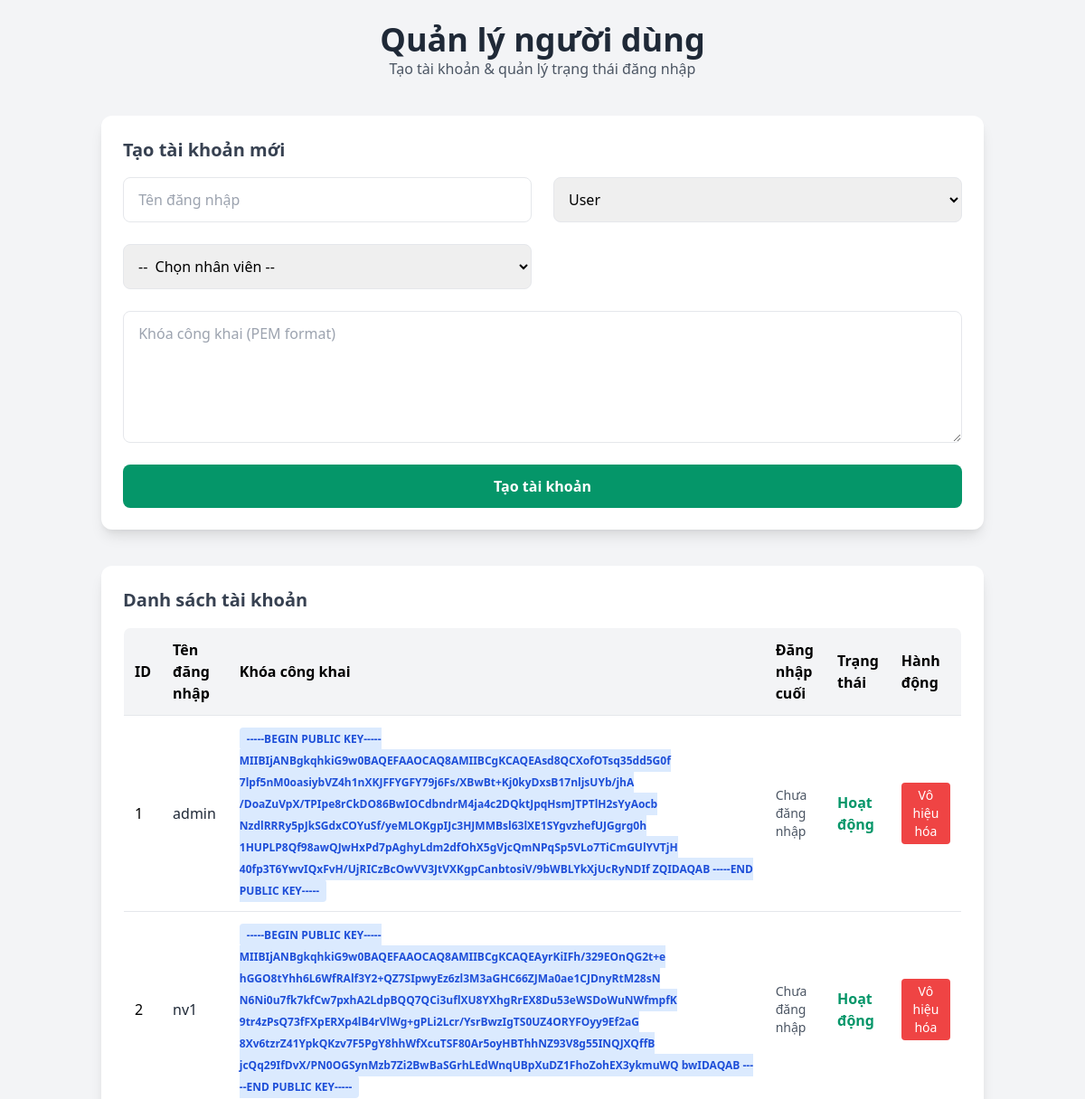
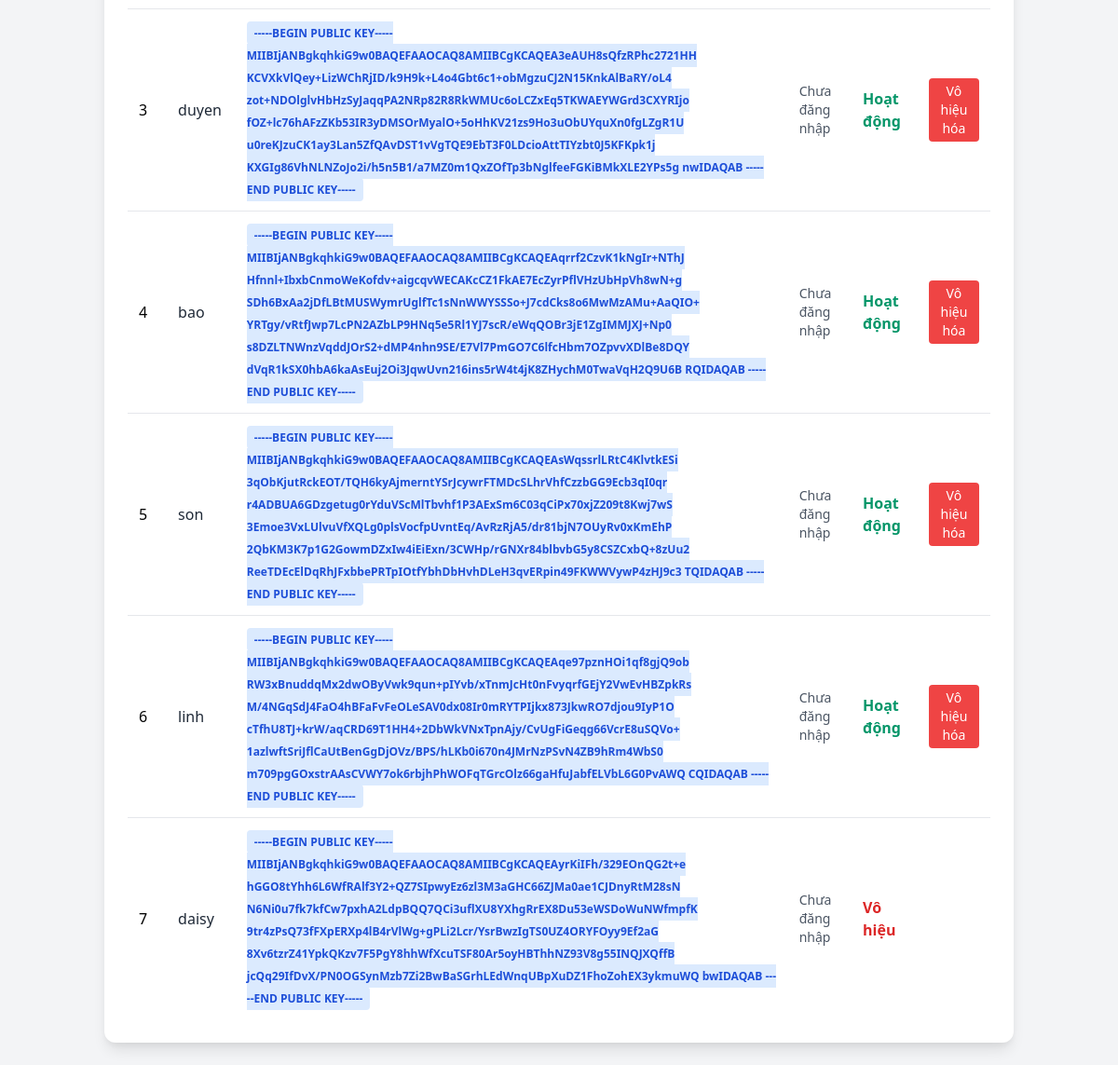
The page /user_management (signed in) on the database as committed earlier (2 pictures, top to bottom).
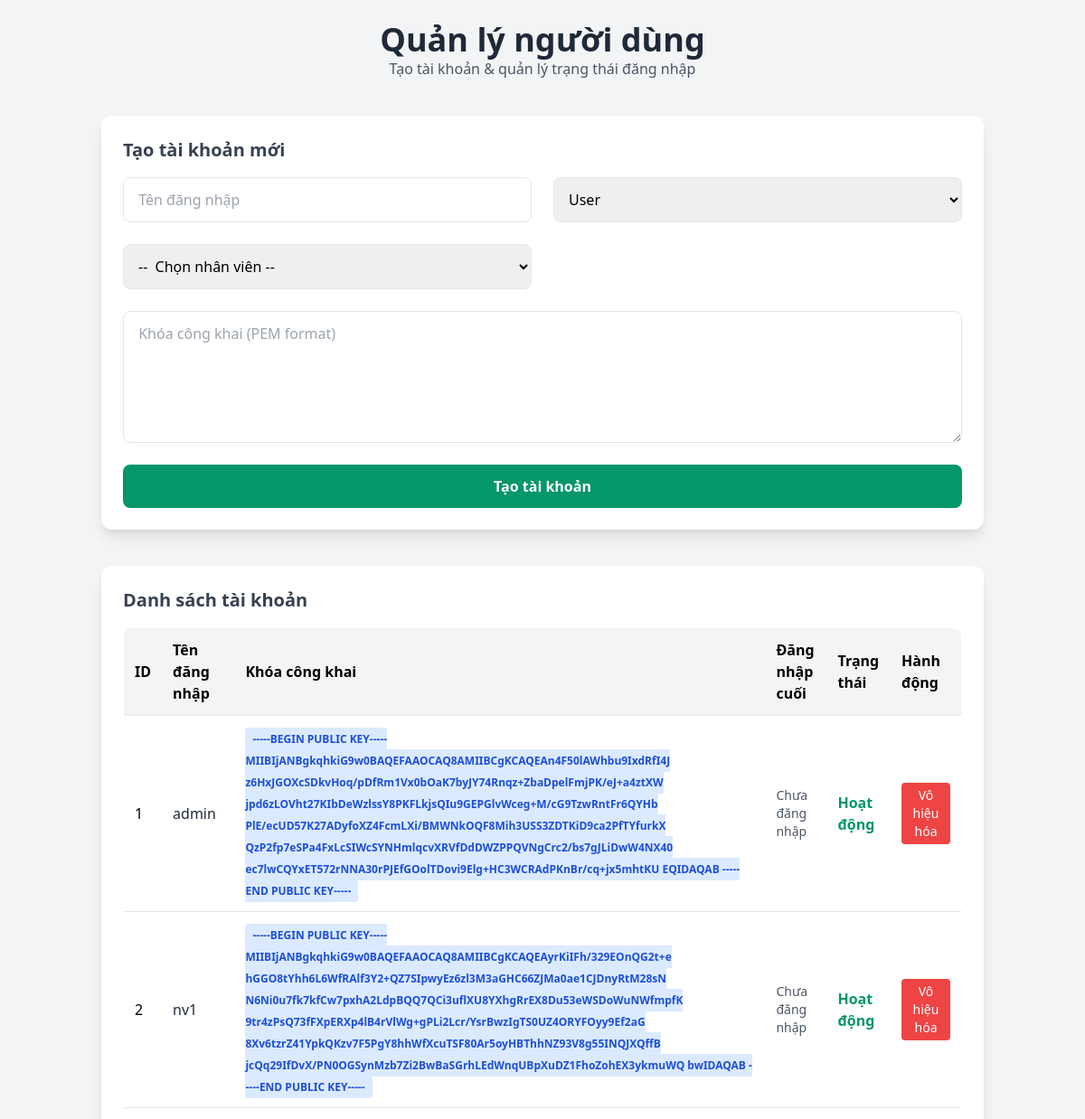
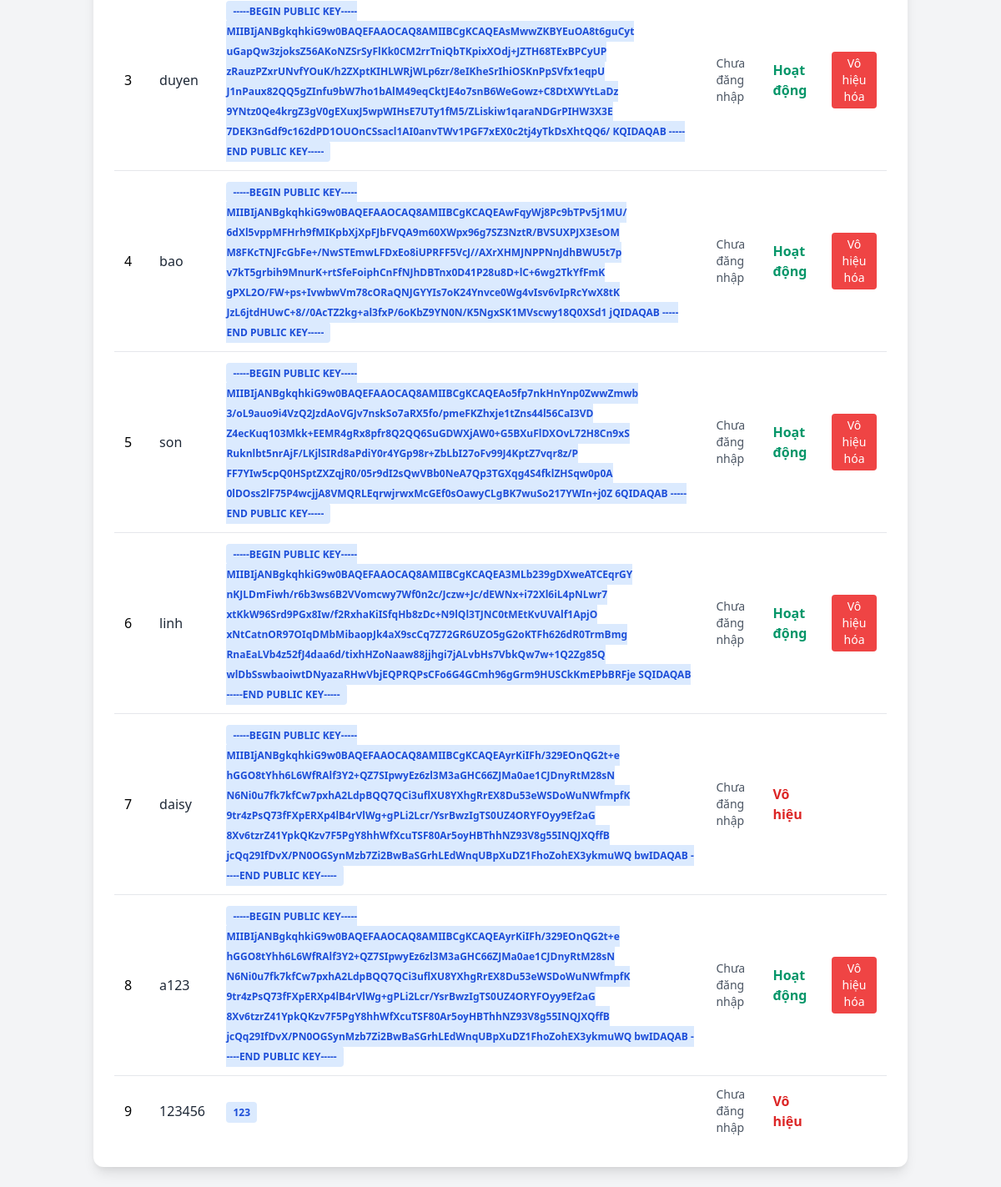
The same page on the database as committed later (2 pictures, top to bottom).
### tables this page shows
CREATE TABLE users (
            id INTEGER PRIMARY KEY,
            username TEXT UNIQUE,
            public_key TEXT,
            role TEXT DEFAULT 'user',
            last_login TIMESTAMP,
            is_active BOOLEAN DEFAULT 1,
            employee_id INTEGER,
            FOREIGN KEY (employee_id) REFERENCES employees(id)
        );

### app.py (the view)
    def decorated_function(*args, **kwargs):
        if 'user_id' not in session or session.get('role') != 'admin':
            flash('Bạn không có quyền truy cập trang này', 'error')
            return redirect(url_for('index'))
        return f(*args, **kwargs)

### app.py (called while the page is built)
def admin_required(f):
    def decorated_function(*args, **kwargs):
        if 'user_id' not in session or session.get('role') != 'admin':
            flash('Bạn không có quyền truy cập trang này', 'error')
            return redirect(url_for('index'))
        return f(*args, **kwargs)
    decorated_function.__name__ = f.__name__
    return decorated_function

@app.route('/user_management')
@admin_required
def user_manager():
    conn = sqlite3.connect('payroll.db')
    c = conn.cursor()
    c.execute("SELECT id, name FROM employees")
    employees = c.fetchall()
    c.execute("SELECT * FROM users")
    users = c.fetchall()
    conn.close()
    return render_template('user_management.html', users=users, employees=employees)

### templates/user_management.html (shortened to what this page needs)
<!DOCTYPE html>
<html lang="vi">
<head>
  <link href="https://cdn.jsdelivr.net/npm/tailwindcss@2.2.19/dist/tailwind.min.css" rel="stylesheet"/>
</head>
<body class="bg-gray-100 min-h-screen">
  <div class="container mx-auto p-6">
    <div class="text-center mb-10">
      <h1 class="text-4xl font-bold text-gray-800"> Quản lý người dùng</h1>
      <p class="text-gray-600">Tạo tài khoản & quản lý trạng thái đăng nhập</p>
    </div>
    <div class="bg-white p-6 rounded-xl shadow-lg mb-10">
      <h2 class="text-xl font-semibold text-gray-700 mb-4"> Tạo tài khoản mới</h2>
      <form id="create-user-form" class="grid grid-cols-1 md:grid-cols-2 gap-6">
        <input type="text" name="username" placeholder=" Tên đăng nhập" required class="p-3 border rounded-lg"/>
        <select name="role" class="p-3 border rounded-lg" required>
          <option value="user"> User</option>
        </select>
        <select name="employee_id" class="p-3 border rounded-lg" required>
          <option value="">-- ‍ Chọn nhân viên --</option>
        </select>
        <textarea name="public_key" placeholder=" Khóa công khai (PEM format)" rows="5" class="p-3 border rounded-lg md:col-span-2" required></textarea>
        <button type="submit" class="bg-green-600 hover:bg-green-700 text-white font-semibold py-3 px-6 rounded-lg transition md:col-span-2">
           Tạo tài khoản
        </button>
      </form>
    </div>
    <div class="bg-white p-6 rounded-xl shadow-lg">
      <h2 class="text-xl font-semibold text-gray-700 mb-4"> Danh sách tài khoản</h2>
      <div class="overflow-x-auto">
        <table class="min-w-full table-auto border border-gray-200 rounded-lg overflow-hidden">
          <thead class="bg-gray-100">
            <tr>
              <th class="p-3 text-left">ID</th>
              <th class="p-3 text-left">Tên đăng nhập</th>
              <th class="p-3 text-left">Khóa công khai</th>
              <th class="p-3 text-left">Đăng nhập cuối</th>
              <th class="p-3 text-left">Trạng thái</th>
              <th class="p-3 text-left">Hành động</th>
            </tr>
          </thead>
          <tbody class="bg-white">
            {% for user in users %}
              <tr class="border-t hover:bg-gray-50">
                <td class="p-3">{{ user[0] }}</td>
                <td class="p-3 font-medium text-gray-800">{{ user[1] }}</td>
                <td class="p-3">
                  <span class="px-2 py-1 rounded text-xs font-semibold
                    {% if user[2] == 'admin' %}bg-red-100 text-red-700{% else %}bg-blue-100 text-blue-700{% endif %}">
                    {{ user[2] }}
                  </span>
                </td>
                <td class="p-3 text-sm text-gray-600">{{ user[4] or 'Chưa đăng nhập' }}</td>
                <td class="p-3">
                  {% if user[5] %}
                    <span class="text-green-600 font-semibold"> Hoạt động</span>
                  {% else %}
                    <span class="text-red-600 font-semibold"> Vô hiệu</span>
                  {% endif %}
                </td>
                <td class="p-3">
                  {% if user[5] %}
                    <button onclick="deactivateUser({{ user[0] }})"
                      class="bg-red-500 hover:bg-red-600 text-white px-3 py-1 rounded text-sm transition">
                      Vô hiệu hóa
                    </button>
                  {% endif %}
                </td>
              </tr>
            {% endfor %}
          </tbody>
        </table>
      </div>
    </div>
  </div>
</body>
</html>

Rows that differ between the two databases and show on the page:
changed users "admin": public_key "-----BEGIN PUBLIC KEY----- MIIBIjANBgkqhkiG9w0BAQEFAAOCAQ8AMIIBCgKCAQEAsd8QCXofOTsq35dd5G0f 7lpf5nM0oasiybVZ4h1nXKJFFYGFY79j6Fs/XBwBt+Kj0kyDxsB17nljsUYb/jhA /DoaZuVpX/TPIpe8rCkDO86BwIOCdbndrM4ja4c2DQktJpqHsmJTPTlH2sYyAocb NzdlRRRy5pJkSGdxCOYuSf/yeMLOKgpIJc3HJMMBsl63lXE1SYgvzhefUJGgrg0h 1HUPLP8Qf98awQJwHxPd7pAghyLdm2dfOhX5gVjcQmNPqSp5VLo7TiCmGUlYVTjH 40fp3T6YwvIQxFvH/UjRICzBcOwVV3JtVXKgpCanbtosiV/9bWBLYkXjUcRyNDIf ZQIDAQAB -----END PUBLIC KEY-----" → "-----BEGIN PUBLIC KEY----- MIIBIjANBgkqhkiG9w0BAQEFAAOCAQ8AMIIBCgKCAQEAn4F50lAWhbu9IxdRfI4J z6HxJGOXcSDkvHoq/pDfRm1Vx0bOaK7byJY74Rnqz+ZbaDpelFmjPK/eJ+a4ztXW jpd6zLOVht27KIbDeWzlssY8PKFLkjsQIu9GEPGlvWceg+M/cG9TzwRntFr6QYHb PlE/ecUD57K27ADyfoXZ4FcmLXi/BMWNkOQF8Mih3USS3ZDTKiD9ca2PfTYfurkX QzP2fp7eSPa4FxLcSIWcSYNHmlqcvXRVfDdDWZPPQVNgCrc2/bs7gJLiDwW4NX40 ec7lwCQYxET572rNNA30rPJEfGOolTDovi9Elg+HC3WCRAdPKnBr/cq+jx5mhtKU EQIDAQAB -----END PUBLIC KEY-----"
changed users "duyen": public_key "-----BEGIN PUBLIC KEY----- MIIBIjANBgkqhkiG9w0BAQEFAAOCAQ8AMIIBCgKCAQEA3eAUH8sQfzRPhc2721HH KCVXkVlQey+LizWChRjID/k9H9k+L4o4Gbt6c1+obMgzuCJ2N15KnkAlBaRY/oL4 zot+NDOlglvHbHzSyJaqqPA2NRp82R8RkWMUc6oLCZxEq5TKWAEYWGrd3CXYRIjo fOZ+lc76hAFzZKb53IR3yDMSOrMyalO+5oHhKV21zs9Ho3uObUYquXn0fgLZgR1U u0reKJzuCK1ay3Lan5ZfQAvDST1vVgTQE9EbT3F0LDcioAttTIYzbt0J5KFKpk1j KXGIg86VhNLNZoJo2i/h5n5B1/a7MZ0m1QxZOfTp3bNglfeeFGKiBMkXLE2YPs5g nwIDAQAB -----END PUBLIC KEY-----" → "-----BEGIN PUBLIC KEY----- MIIBIjANBgkqhkiG9w0BAQEFAAOCAQ8AMIIBCgKCAQEAsMwwZKBYEuOA8t6guCyt uGapQw3zjoksZ56AKoNZSrSyFlKk0CM2rrTniQbTKpixXOdj+JZTH68TExBPCyUP zRauzPZxrUNvfYOuK/h2ZXptKIHLWRjWLp6zr/8eIKheSrIhiOSKnPpSVfx1eqpU J1nPaux82QQ5gZInfu9bW7ho1bAlM49eqCktJE4o7snB6WeGowz+C8DtXWYtLaDz 9YNtz0Qe4krgZ3gV0gEXuxJ5wpWIHsE7UTy1fM5/ZLiskiw1qaraNDGrPIHW3X3E 7DEK3nGdf9c162dPD1OUOnCSsacl1AI0anvTWv1PGF7xEX0c2tj4yTkDsXhtQQ6/ KQIDAQAB -----END PUBLIC KEY-----"
changed users "bao": public_key "-----BEGIN PUBLIC KEY----- MIIBIjANBgkqhkiG9w0BAQEFAAOCAQ8AMIIBCgKCAQEAqrrf2CzvK1kNgIr+NThJ Hfnnl+IbxbCnmoWeKofdv+aigcqvWECAKcCZ1FkAE7EcZyrPflVHzUbHpVh8wN+g SDh6BxAa2jDfLBtMUSWymrUglfTc1sNnWWYSSSo+J7cdCks8o6MwMzAMu+AaQIO+ YRTgy/vRtfJwp7LcPN2AZbLP9HNq5e5Rl1YJ7scR/eWqQOBr3jE1ZgIMMJXJ+Np0 s8DZLTNWnzVqddJOrS2+dMP4nhn9SE/E7Vl7PmGO7C6lfcHbm7OZpvvXDlBe8DQY dVqR1kSX0hbA6kaAsEuj2Oi3JqwUvn216ins5rW4t4jK8ZHychM0TwaVqH2Q9U6B RQIDAQAB -----END PUBLIC KEY-----" → "-----BEGIN PUBLIC KEY----- MIIBIjANBgkqhkiG9w0BAQEFAAOCAQ8AMIIBCgKCAQEAwFqyWj8Pc9bTPv5j1MU/ 6dXl5vppMFHrh9fMIKpbXjXpFJbFVQA9m60XWpx96g7SZ3NztR/BVSUXPJX3EsOM M8FKcTNJFcGbFe+/NwSTEmwLFDxEo8iUPRFF5VcJ//AXrXHMJNPPNnJdhBWU5t7p v7kT5grbih9MnurK+rtSfeFoiphCnFfNJhDBTnx0D41P28u8D+lC+6wg2TkYfFmK gPXL2O/FW+ps+IvwbwVm78cORaQNJGYYIs7oK24Ynvce0Wg4vIsv6vIpRcYwX8tK JzL6jtdHUwC+8//0AcTZ2kg+al3fxP/6oKbZ9YN0N/K5NgxSK1MVscwy18Q0XSd1 jQIDAQAB -----END PUBLIC KEY-----"
changed users "son": public_key "-----BEGIN PUBLIC KEY----- MIIBIjANBgkqhkiG9w0BAQEFAAOCAQ8AMIIBCgKCAQEAsWqssrlLRtC4KlvtkESi 3qObKjutRckEOT/TQH6kyAjmerntYSrJcywrFTMDcSLhrVhfCzzbGG9Ecb3qI0qr r4ADBUA6GDzgetug0rYduVScMlTbvhf1P3AExSm6C03qCiPx70xjZ209t8Kwj7wS 3Emoe3VxLUlvuVfXQLg0plsVocfpUvntEq/AvRzRjA5/dr81bjN7OUyRv0xKmEhP 2QbKM3K7p1G2GowmDZxIw4iEiExn/3CWHp/rGNXr84blbvbG5y8CSZCxbQ+8zUu2 ReeTDEcElDqRhJFxbbePRTpIOtfYbhDbHvhDLeH3qvERpin49FKWWVywP4zHJ9c3 TQIDAQAB -----END PUBLIC KEY-----" → "-----BEGIN PUBLIC KEY----- MIIBIjANBgkqhkiG9w0BAQEFAAOCAQ8AMIIBCgKCAQEAo5fp7nkHnYnp0ZwwZmwb 3/oL9auo9i4VzQ2JzdAoVGJv7nskSo7aRX5fo/pmeFKZhxje1tZns44l56CaI3VD Z4ecKuq103Mkk+EEMR4gRx8pfr8Q2QQ6SuGDWXjAW0+G5BXuFlDXOvL72H8Cn9xS Ruknlbt5nrAjF/LKjlSIRd8aPdiY0r4YGp98r+ZbLbI27oFv99J4KptZ7vqr8z/P FF7YIw5cpQ0HSptZXZqjR0/05r9dI2sQwVBb0NeA7Qp3TGXqg4S4fklZHSqw0p0A 0lDOss2lF75P4wcjjA8VMQRLEqrwjrwxMcGEf0sOawyCLgBK7wuSo217YWIn+j0Z 6QIDAQAB -----END PUBLIC KEY-----"
changed users "linh": public_key "-----BEGIN PUBLIC KEY----- MIIBIjANBgkqhkiG9w0BAQEFAAOCAQ8AMIIBCgKCAQEAqe97pznHOi1qf8gjQ9ob RW3xBnuddqMx2dwOByVwk9qun+pIYvb/xTnmJcHt0nFvyqrfGEjY2VwEvHBZpkRs M/4NGqSdJ4FaO4hBFaFvFeOLeSAV0dx08Ir0mRYTPIjkx873JkwRO7djou9IyP1O cTfhU8TJ+krW/aqCRD69T1HH4+2DbWkVNxTpnAjy/CvUgFiGeqg66VcrE8uSQVo+ 1azlwftSriJflCaUtBenGgDjOVz/BPS/hLKb0i670n4JMrNzPSvN4ZB9hRm4WbS0 m709pgGOxstrAAsCVWY7ok6rbjhPhWOFqTGrcOlz66gaHfuJabfELVbL6G0PvAWQ CQIDAQAB -----END PUBLIC KEY-----" → "-----BEGIN PUBLIC KEY----- MIIBIjANBgkqhkiG9w0BAQEFAAOCAQ8AMIIBCgKCAQEA3MLb239gDXweATCEqrGY nKJLDmFiwh/r6b3ws6B2VVomcwy7Wf0n2c/Jczw+Jc/dEWNx+i72Xl6iL4pNLwr7 xtKkW96Srd9PGx8Iw/f2RxhaKiISfqHb8zDc+N9lQl3TJNC0tMEtKvUVAlf1ApjO xNtCatnOR97OIqDMbMibaopJk4aX9scCq7Z72GR6UZO5gG2oKTFh626dR0TrmBmg RnaEaLVb4z52fJ4daa6d/tixhHZoNaaw88jjhgi7jALvbHs7VbkQw7w+1Q2Zg85Q wlDbSswbaoiwtDNyazaRHwVbjEQPRQPsCFo6G4GCmh96gGrm9HUSCkKmEPbBRFje SQIDAQAB -----END PUBLIC KEY-----"
added users: id "8", username "a123", public_key "-----BEGIN PUBLIC KEY----- MIIBIjANBgkqhkiG9w0BAQEFAAOCAQ8AMIIBCgKCAQEAyrKiIFh/329EOnQG2t+e hGGO8tYhh6L6WfRAlf3Y2+QZ7SIpwyEz6zl3M3aGHC66ZJMa0ae1CJDnyRtM28sN N6Ni0u7fk7kfCw7pxhA2LdpBQQ7QCi3uflXU8YXhgRrEX8Du53eWSDoWuNWfmpfK 9tr4zPsQ73fFXpERXp4lB4rVlWg+gPLi2Lcr/YsrBwzIgTS0UZ4ORYFOyy9Ef2aG 8Xv6tzrZ41YpkQKzv7F5PgY8hhWfXcuTSF80Ar5oyHBThhNZ93V8g55INQJXQffB jcQq29IfDvX/PN0OGSynMzb7Zi2BwBaSGrhLEdWnqUBpXuDZ1FhoZohEX3ykmuWQ bwIDAQAB -----END PUBLIC KEY-----", user "Chưa đăng nhập", is_active "Hoạt động"
added users: id "9", username "123456", public_key "123", user "Chưa đăng nhập", is_active "Vô hiệu"
